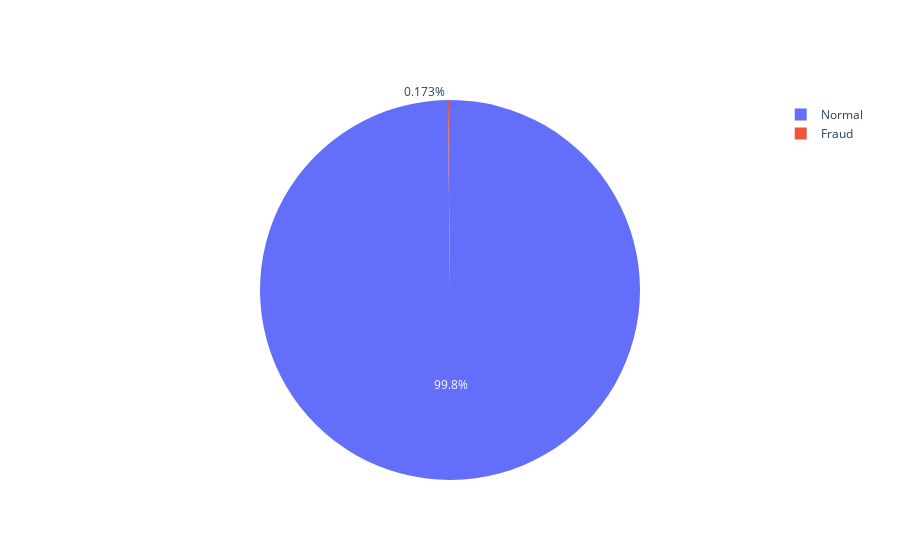

Notebook source saved alongside this figure:
### Code cell
# plot the class distribution

fig = go.Figure(data=[go.Pie(labels=['Normal', 'Fraud'], values=[len(normal), len(fraud)])])

fig.show()

### Figure 1 — Plotly figure (JSON) as saved in the notebook; plotly's stock layout.template omitted (floating-point values rounded to 4 significant figures)
{"data": [{"labels": ["Normal", "Fraud"], "type": "pie", "values": [284315, 492]}], "layout": {}}
